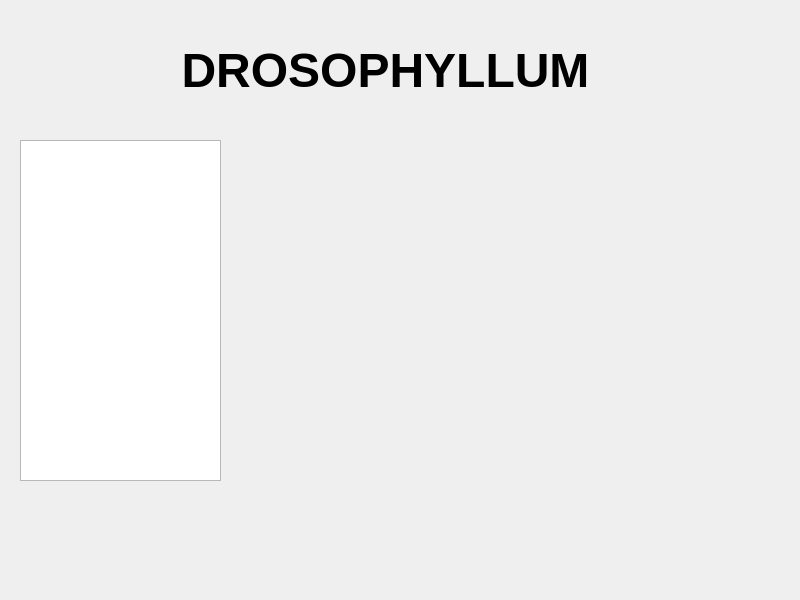
<?xml version="1.0" encoding="UTF-8"?>
<ui version="4.0">
 <class>Dialog</class>
 <widget class="QDialog" name="Dialog">
  <property name="geometry">
   <rect>
    <x>0</x>
    <y>0</y>
    <width>800</width>
    <height>600</height>
   </rect>
  </property>
  <property name="windowTitle">
   <string>Dialog</string>
  </property>
  <property name="styleSheet">
   <string notr="true"/>
  </property>
  <widget class="QListWidget" name="listarDrop">
   <property name="geometry">
    <rect>
     <x>20</x>
     <y>140</y>
     <width>201</width>
     <height>341</height>
    </rect>
   </property>
   <property name="currentRow">
    <number>-1</number>
   </property>
  </widget>
  <widget class="QWidget" name="horizontalLayoutWidget">
   <property name="geometry">
    <rect>
     <x>260</x>
     <y>140</y>
     <width>221</width>
     <height>181</height>
    </rect>
   </property>
   <layout class="QHBoxLayout" name="horizontalLayout">
    <item>
     <widget class="QLabel" name="ShowDrop">
      <property name="text">
       <string/>
      </property>
     </widget>
    </item>
   </layout>
  </widget>
  <widget class="QLabel" name="title">
   <property name="geometry">
    <rect>
     <x>60</x>
     <y>30</y>
     <width>651</width>
     <height>81</height>
    </rect>
   </property>
   <property name="font">
    <font>
     <family>Arial</family>
    </font>
   </property>
   <property name="text">
    <string>&lt;html&gt;&lt;head/&gt;&lt;body&gt;&lt;p align=&quot;center&quot;&gt;&lt;span style=&quot; font-size:36pt; font-weight:600;&quot;&gt;DROSOPHYLLUM&lt;/span&gt;&lt;/p&gt;&lt;/body&gt;&lt;/html&gt;</string>
   </property>
   <property name="textFormat">
    <enum>Qt::RichText</enum>
   </property>
   <property name="alignment">
    <set>Qt::AlignCenter</set>
   </property>
  </widget>
  <widget class="QWidget" name="horizontalLayoutWidget_2">
   <property name="geometry">
    <rect>
     <x>490</x>
     <y>140</y>
     <width>221</width>
     <height>181</height>
    </rect>
   </property>
   <layout class="QHBoxLayout" name="horizontalLayout_2">
    <item>
     <widget class="QLabel" name="ShowDrop2">
      <property name="text">
       <string/>
      </property>
     </widget>
    </item>
   </layout>
  </widget>
  <widget class="QWidget" name="horizontalLayoutWidget_3">
   <property name="geometry">
    <rect>
     <x>260</x>
     <y>330</y>
     <width>451</width>
     <height>251</height>
    </rect>
   </property>
   <layout class="QHBoxLayout" name="horizontalLayout_3">
    <item>
     <widget class="QLabel" name="labeltextoDrop">
      <property name="text">
       <string/>
      </property>
     </widget>
    </item>
   </layout>
  </widget>
  <widget class="QWidget" name="horizontalLayoutWidget_4">
   <property name="geometry">
    <rect>
     <x>20</x>
     <y>510</y>
     <width>201</width>
     <height>61</height>
    </rect>
   </property>
   <layout class="QHBoxLayout" name="horizontalLayout_4">
    <item>
     <widget class="QLabel" name="labelnombreDrop">
      <property name="styleSheet">
       <string notr="true">QLabel{
font-size: 18px;
}</string>
      </property>
      <property name="text">
       <string/>
      </property>
      <property name="alignment">
       <set>Qt::AlignCenter</set>
      </property>
     </widget>
    </item>
   </layout>
  </widget>
 </widget>
 <resources/>
 <connections/>
</ui>
